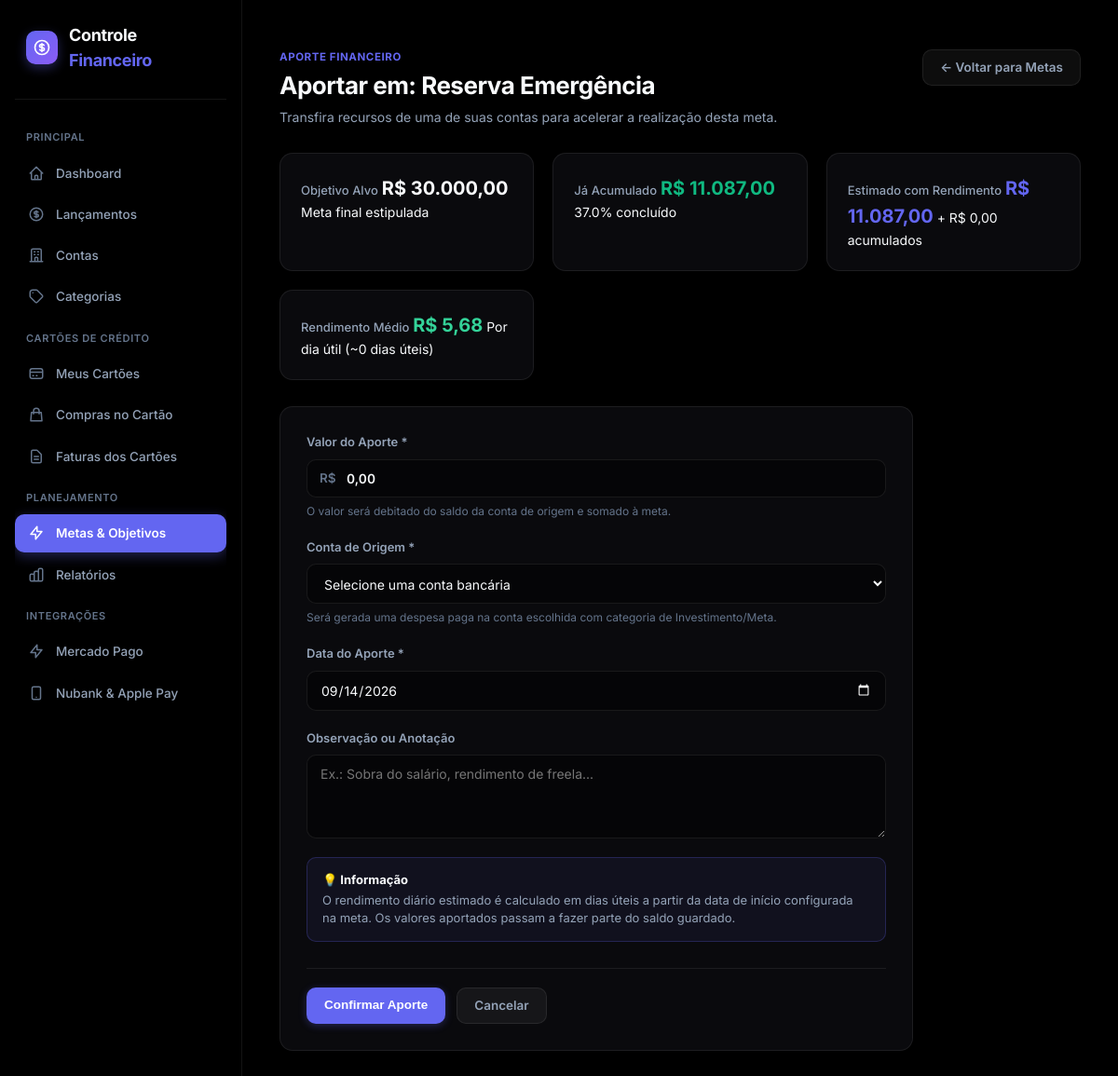
The app's page /metas/1/aportar with its own data.
### models/meta.py (models this page shows, shortened)
class Meta(db.Model):
    __tablename__ = "metas"
    id = db.Column(
        db.Integer,
        primary_key=True
    )
    nome = db.Column(
        db.String(150),
        nullable=False
    )
    descricao = db.Column(
        db.Text,
        nullable=True
    )
    valor_meta = db.Column(
        db.Numeric(12, 2),
        nullable=False,
        default=0
    )
    valor_atual = db.Column(
        db.Numeric(12, 2),
        nullable=False,
        default=0
    )
    rendimento_diario = db.Column(
        db.Numeric(12, 2),
        nullable=False,
        default=5.68
    )
    data_inicio_rendimento = db.Column(
        db.Date,
        nullable=True
    )
    prazo = db.Column(
        db.Date,
        nullable=True
    )
    ativa = db.Column(
        db.Boolean,
        nullable=False,
        default=True
    )
    criada_em = db.Column(
        db.DateTime,
        default=datetime.utcnow
    )
    aportes = db.relationship(
        "MetaAporte",
        back_populates="meta",
        cascade="all, delete-orphan",
        order_by="MetaAporte.data.desc()"
    )
    _cache_feriados = {}
    def dias_rendimento(
        self,
        data_final=None
    ):
        if not self.data_inicio_rendimento:
            return 0
    @property
    def rendimento_acumulado(self):
        dias = self.dias_rendimento()
        rendimento = float(
            self.rendimento_diario or 0
        )
        return round(
            dias * rendimento,
            2
        )
    @property
    def valor_estimado(self):
        return round(
            float(
                self.valor_atual or 0
            )
            +
            self.rendimento_acumulado,
            2
        )
    @property
    def percentual(self):
        try:
            if not self.valor_meta:
                return 0
            percentual = (
                self.valor_estimado
                /
                float(self.valor_meta)
                *
                100
            )
            return min(
                max(percentual, 0),
                100
            )
        except (
            TypeError,
            ValueError,
            ZeroDivisionError
        ):
            return 0

### routes/metas.py (the view, shortened to what this page needs)
@metas_bp.route(
    "/<int:id>/aportar",
    methods=["GET", "POST"]
)
def aportar(id):
    meta = Meta.query.get_or_404(
        id
    )
    contas = (
        Conta.query
        .filter_by(
            ativa=True
        )
        .order_by(
            Conta.nome
        )
        .all()
    )
    erro = None
    return render_template(
        "meta_aporte_form.html",
        meta=meta,
        contas=contas,
        erro=erro,
        today=datetime.now().date()
    )

### app.py (called while the page is built)
def formatar_moeda(valor):
    try:
        valor = float(
            valor or 0
        )
    except (
        TypeError,
        ValueError
    ):
        valor = 0.0
    negativo = valor < 0
    valor = abs(
        valor
    )
    texto = f"{valor:,.2f}"
    texto = (
        texto
        .replace(",", "X")
        .replace(".", ",")
        .replace("X", ".")
    )
    if negativo:
        texto = "-" + texto
    return texto

### models/conta.py (called while the page is built)
    def saldo_atual(self):
        saldo = float(self.saldo_inicial or 0)
        for lancamento in self.lancamentos:
            if lancamento.status != "pago":
                continue
            valor = float(lancamento.valor or 0)
            if lancamento.tipo == "receita":
                saldo += valor
            else:
                saldo -= valor
        return saldo

### templates/meta_aporte_form.html (shortened to what this page needs)
﻿{% extends "base.html" %}
{% block content %}
<div class="page-header">
    <div class="page-header-content">
        <span style="font-size: 11.5px; text-transform: uppercase; letter-spacing: 0.05em; color: var(--primary); font-weight: 700; display: block; margin-bottom: 2px;">
            Aporte Financeiro
        </span>
        <h1>Aportar em: {{ meta.nome }}</h1>
        <p>Transfira recursos de uma de suas contas para acelerar a realização desta meta.</p>
    </div>
    <div class="page-header-actions">
        <a href="{{ url_for('metas.listar') }}" class="btn btn-secondary">
            ← Voltar para Metas
        </a>
    </div>
</div>
<div class="cards" style="margin-bottom: 28px;">
    <div class="card">
        <span class="card-title">Objetivo Alvo</span>
        <strong style="color: var(--text-primary); font-size: 20px;">R$ {{ meta.valor_meta|moeda }}</strong>
        <span class="card-hint">Meta final estipulada</span>
    </div>
    <div class="card">
        <span class="card-title">Já Acumulado</span>
        <strong class="valor-positivo" style="font-size: 20px;">R$ {{ meta.valor_atual|moeda }}</strong>
        <span class="card-hint">{{ "%.1f"|format(meta.percentual) }}% concluído</span>
    </div>
    <div class="card">
        <span class="card-title">Estimado com Rendimento</span>
        <strong style="color: var(--primary); font-size: 20px;">R$ {{ meta.valor_estimado|moeda }}</strong>
        <span class="card-hint">+ R$ {{ meta.rendimento_acumulado|moeda }} acumulados</span>
    </div>
    <div class="card">
        <span class="card-title">Rendimento Médio</span>
        <strong style="color: #34d399; font-size: 20px;">R$ {{ meta.rendimento_diario|moeda }}</strong>
        <span class="card-hint">Por dia útil (~{{ meta.dias_rendimento() if meta.data_inicio_rendimento else 0 }} dias úteis)</span>
    </div>
</div>
<div class="form-card">
    <form method="POST">
        <div class="form-group">
            <label for="valor">Valor do Aporte *</label>
            <div class="currency-input">
                <span class="currency-prefix">R$</span>
                <input
                    type="text"
                    id="valor"
                    name="valor"
                    class="currency-field"
                    required
                    inputmode="decimal"
                    autocomplete="off"
                    placeholder="0,00"
                    autofocus
                >
            </div>
            <span style="font-size: 12px; color: var(--text-muted); margin-top: 6px; display: block;">
                O valor será debitado do saldo da conta de origem e somado à meta.
            </span>
        </div>
        <div class="form-group">
            <label for="conta_id">Conta de Origem *</label>
            <select id="conta_id" name="conta_id" required>
                <option value="">Selecione uma conta bancária</option>
            </select>
            <span style="font-size: 12px; color: var(--text-muted); margin-top: 6px; display: block;">
                Será gerada uma despesa paga na conta escolhida com categoria de Investimento/Meta.
            </span>
        </div>
        <div class="form-group">
            <label for="data">Data do Aporte *</label>
            <input
                type="date"
                id="data"
                name="data"
                required
                value="{% if today %}{{ today.strftime('%Y-%m-%d') }}{% endif %}"
            >
        </div>
        <div class="form-group">
            <label for="observacao">Observação ou Anotação</label>
            <textarea
                id="observacao"
                name="observacao"
                rows="3"
                placeholder="Ex.: Sobra do salário, rendimento de freela..."
            ></textarea>
        </div>
        <div style="background: rgba(99, 102, 241, 0.08); border: 1px solid rgba(99, 102, 241, 0.25); border-radius: var(--radius-md); padding: 14px 16px; margin-bottom: 20px; font-size: 13px; color: var(--text-secondary); line-height: 1.5;">
            <strong style="color: var(--text-primary); display: block; margin-bottom: 2px;">💡 Informação</strong>
            O rendimento diário estimado é calculado em dias úteis a partir da data de início configurada na meta. Os valores aportados passam a fazer parte do saldo guardado.
        </div>
        <div class="form-actions">
            <button type="submit" class="btn btn-primary" onclick="return confirm('Confirma a realização deste aporte na meta?');">
                Confirmar Aporte
            </button>
            <a href="{{ url_for('metas.listar') }}" class="btn btn-secondary">
                Cancelar
            </a>
        </div>
    </form>
</div>
{% endblock %}

### static/css/style.css (style rules this page uses)
:root { color-scheme: dark; --bg-base: #000000; --bg-surface: #0a0a0d; --bg-surface-hover: #121216; --bg-elevated: #16161c; --border: rgba(255, 255, 255, 0.08); --border-hover: rgba(255, 255, 255, 0.16); --border-focus: #6366f1; --text-primary: #f8fafc; --text-secondary: #94a3b8; --text-muted: #64748b; --primary: #6366f1; --primary-hover: #4f46e5; --primary-light: rgba(99, 102, 241, 0.12); --success: #10b981; --success-hover: #059669; --success-bg: rgba(16, 185, 129, 0.12); --danger: #f43f5e; --danger-hover: #e11d48; --danger-bg: rgba(244, 63, 94, 0.12); --warning: #f59e0b; --warning-hover: #d97706; --warning-bg: rgba(245, 158, 11, 0.12); --info: #0ea5e9; --info-bg: rgba(14, 165, 233, 0.12); --radius-sm: 6px; --radius-md: 10px; --radius-lg: 14px; --radius-xl: 18px; --shadow-sm: 0 1px 2px rgba(0, 0, 0, 0.5); --shadow-md: 0 4px 12px rgba(0, 0, 0, 0.6); --shadow-lg: 0 10px 25px rgba(0, 0, 0, 0.7); --sidebar-width: 260px; --transition: all 0.2s cubic-bezier(0.4, 0, 0.2, 1); }
* { box-sizing: border-box; margin: 0; padding: 0; }
html, body { min-height: 100%; background-color: #000000 !important; color: var(--text-primary); font-family: 'Inter', system-ui, -apple-system, BlinkMacSystemFont, 'Segoe UI', Roboto, sans-serif; font-size: 14px; line-height: 1.5; -webkit-font-smoothing: antialiased; }
.page-header { display: flex; align-items: flex-start; justify-content: space-between; margin-bottom: 28px; gap: 20px; flex-wrap: wrap; }
.page-header-content h1 { font-size: 26px; font-weight: 700; color: var(--text-primary); letter-spacing: -0.02em; margin-bottom: 4px; }
.page-header-content p { color: var(--text-secondary); font-size: 14px; }
.page-header-actions { display: flex; align-items: center; gap: 12px; }
.cards { display: grid; grid-template-columns: repeat(auto-fit, minmax(240px, 1fr)); gap: 20px; margin-bottom: 28px; }
.card { background: var(--bg-surface); border: 1px solid var(--border); border-radius: var(--radius-lg); padding: 22px; position: relative; overflow: hidden; transition: var(--transition); box-shadow: var(--shadow-sm); }
.card-title { color: var(--text-secondary); font-size: 13px; font-weight: 500; }
.valor-positivo { color: var(--success) !important; }
.btn { display: inline-flex; align-items: center; justify-content: center; gap: 8px; padding: 9px 18px; font-size: 13.5px; font-weight: 600; border-radius: var(--radius-md); text-decoration: none; cursor: pointer; transition: var(--transition); border: 1px solid transparent; line-height: 1.4; }
.btn-primary { background: var(--primary); color: #ffffff; box-shadow: 0 2px 8px rgba(99, 102, 241, 0.3); }
.btn-secondary { background: rgba(255, 255, 255, 0.05); color: var(--text-secondary); border-color: var(--border); }
.form-card { background: var(--bg-surface); border: 1px solid var(--border); border-radius: var(--radius-lg); padding: 28px; max-width: 680px; box-shadow: var(--shadow-md); }
.form-group { margin-bottom: 20px; }
.form-group label { display: block; font-size: 13px; font-weight: 600; color: var(--text-secondary); margin-bottom: 8px; }
.form-group input[type="text"], .form-group input[type="date"], .form-group input[type="month"], .form-group input[type="number"], .form-group select, .form-group textarea { width: 100%; background: #050507; border: 1px solid var(--border); border-radius: var(--radius-md); padding: 11px 14px; color: var(--text-primary); font-family: inherit; font-size: 14px; transition: var(--transition); outline: none; }
.form-group textarea { min-height: 90px; resize: vertical; }
.currency-input { position: relative; display: flex; align-items: center; }
.currency-prefix { position: absolute; left: 14px; color: var(--text-muted); font-weight: 600; font-size: 13.5px; pointer-events: none; }
.currency-input input { padding-left: 42px !important; font-variant-numeric: tabular-nums; font-weight: 600; }
.form-actions { display: flex; align-items: center; gap: 12px; margin-top: 28px; padding-top: 20px; border-top: 1px solid var(--border); }

### templates/base.html (style rules this page uses)
:root { color-scheme: dark; }
html, body, .app-layout, .main-wrapper { background-color: #000000 !important; color: #f8fafc !important; }

### records on screen
Meta: nome "Reserva Emergência", valor_meta|moeda "30.000,00", valor_atual|moeda "11.087,00", percentual "37.0", valor_estimado|moeda "11.087,00", rendimento_acumulado|moeda "0,00", rendimento_diario|moeda "5,68", data_inicio_rendimento "0"
